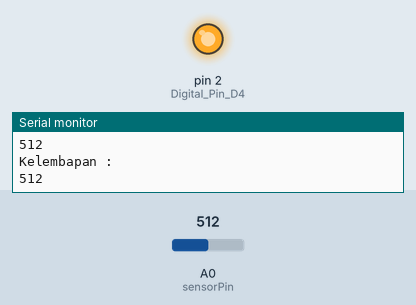
A sketch run on a simulated Arduino Uno, built with avr-gcc and run on an emulated ATmega328P. Parts: output pins drawn as LEDs (lit = HIGH), the last lines printed to the serial monitor. The inputs (shaded band) are chosen by the test bench; at power-on: A0 (sensorPin) = 512.

Above: at 1.8 s.
1.9 s: A0 (sensorPin) set to 682
3.4 s: A0 (sensorPin) set to 714
At 4.9 s:
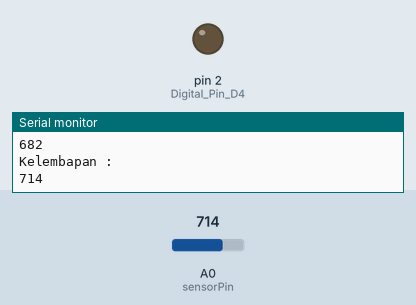
5.5 s: A0 (sensorPin) set to 690
At 6.4 s:
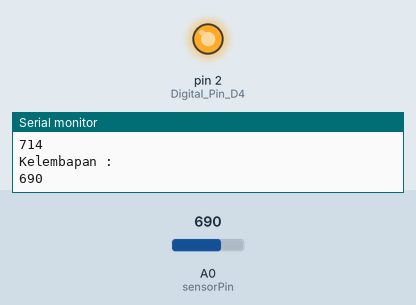
7.5 s: A0 (sensorPin) set to 710
At 9.2 s:
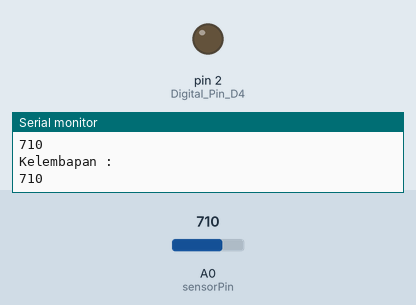
Timing chart, 0 to 10.5 s (numbered marks = the images above; inputs shaded):
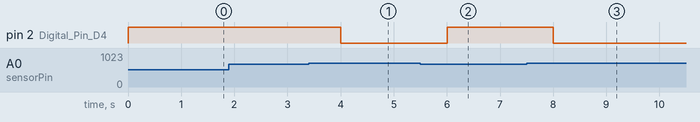

The sketch:

SmartWatering.ino
```cpp
// Welcome to the IoT smart watering system
// sensor reqruiement = YL-69,Relay,mini water pump,NodeMCU
// this porject is for NodeMCU
int sensorPin = A0;
int sensorValue;
int limit = 700;

void setup()
{
  Serial.begin(115200);
  pinMode(2, OUTPUT); //Digital Pin D4
}

void loop()
{
  sensorValue = analogRead(sensorPin);
  Serial.println("Kelembapan : ");
  Serial.println(sensorValue);

  if (sensorValue>limit)
  {
    digitalWrite(2, LOW);
  }
  else
  {
    digitalWrite(2, HIGH);
  }
  delay(1000);
}
```

Measured:
- the behaviour switches between 700 and 701 on A0 (sensorPin) (found by bisection; images 0 and 1)
- after the input at 3.4 s, pin 2 (Digital_Pin_D4): HIGH → LOW after 0.60 s
- after the input at 5.5 s, pin 2 (Digital_Pin_D4): LOW → HIGH after 0.50 s
- after the input at 7.5 s, pin 2 (Digital_Pin_D4): HIGH → LOW after 0.50 s
